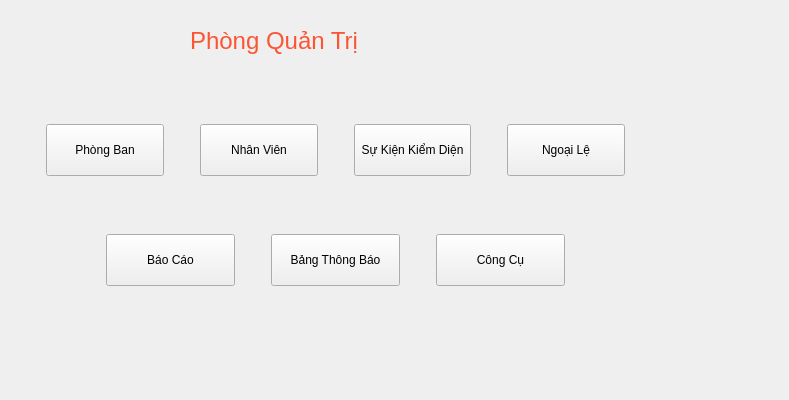
<?xml version="1.0" encoding="UTF-8"?>
<ui version="4.0">
 <class>MenuListClass</class>
 <widget class="QWidget" name="MenuListClass">
  <property name="geometry">
   <rect>
    <x>0</x>
    <y>0</y>
    <width>789</width>
    <height>400</height>
   </rect>
  </property>
  <property name="windowTitle">
   <string>MenuList</string>
  </property>
  <widget class="QLabel" name="label">
   <property name="geometry">
    <rect>
     <x>190</x>
     <y>20</y>
     <width>321</width>
     <height>41</height>
    </rect>
   </property>
   <property name="styleSheet">
    <string notr="true">color: #fb5533;
font-size: 24px;</string>
   </property>
   <property name="text">
    <string>Phòng Quản Trị</string>
   </property>
  </widget>
  <widget class="QWidget" name="horizontalLayoutWidget">
   <property name="geometry">
    <rect>
     <x>20</x>
     <y>90</y>
     <width>631</width>
     <height>121</height>
    </rect>
   </property>
   <layout class="QHBoxLayout" name="horizontalLayout">
    <item>
     <widget class="QPushButton" name="department">
      <property name="styleSheet">
       <string notr="true">height: 50px;
margin: 0 15px</string>
      </property>
      <property name="text">
       <string>Phòng Ban</string>
      </property>
     </widget>
    </item>
    <item>
     <widget class="QPushButton" name="employee">
      <property name="styleSheet">
       <string notr="true">height: 50px;
margin: 0 15px</string>
      </property>
      <property name="text">
       <string>Nhân Viên</string>
      </property>
     </widget>
    </item>
    <item>
     <widget class="QPushButton" name="event">
      <property name="styleSheet">
       <string notr="true">height: 50px;
margin: 0 15px</string>
      </property>
      <property name="text">
       <string>Sự Kiện Kiểm Diện</string>
      </property>
     </widget>
    </item>
    <item>
     <widget class="QPushButton" name="exception">
      <property name="styleSheet">
       <string notr="true">height: 50px;
margin: 0 15px</string>
      </property>
      <property name="text">
       <string>Ngoại Lệ</string>
      </property>
     </widget>
    </item>
   </layout>
  </widget>
  <widget class="QWidget" name="horizontalLayoutWidget_2">
   <property name="geometry">
    <rect>
     <x>80</x>
     <y>220</y>
     <width>511</width>
     <height>80</height>
    </rect>
   </property>
   <layout class="QHBoxLayout" name="horizontalLayout_2">
    <item>
     <widget class="QPushButton" name="report">
      <property name="styleSheet">
       <string notr="true">height: 50px;
margin: 0 15px</string>
      </property>
      <property name="text">
       <string>Báo Cáo</string>
      </property>
     </widget>
    </item>
    <item>
     <widget class="QPushButton" name="notification">
      <property name="styleSheet">
       <string notr="true">height: 50px;
margin: 0 15px</string>
      </property>
      <property name="text">
       <string>Bảng Thông Báo</string>
      </property>
     </widget>
    </item>
    <item>
     <widget class="QPushButton" name="tools">
      <property name="styleSheet">
       <string notr="true">height: 50px;
margin: 0 15px</string>
      </property>
      <property name="text">
       <string>Công Cụ</string>
      </property>
     </widget>
    </item>
   </layout>
  </widget>
 </widget>
 <layoutdefault spacing="6" margin="11"/>
 <resources/>
 <connections/>
</ui>
